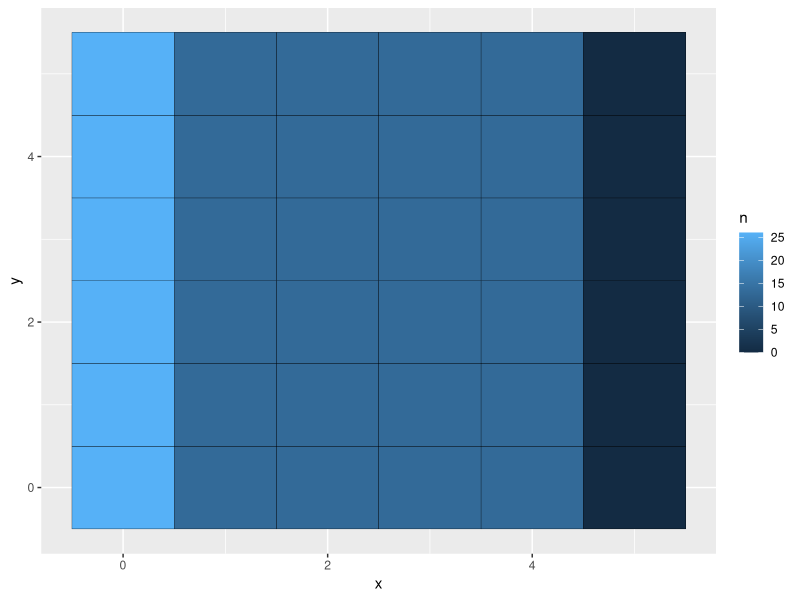
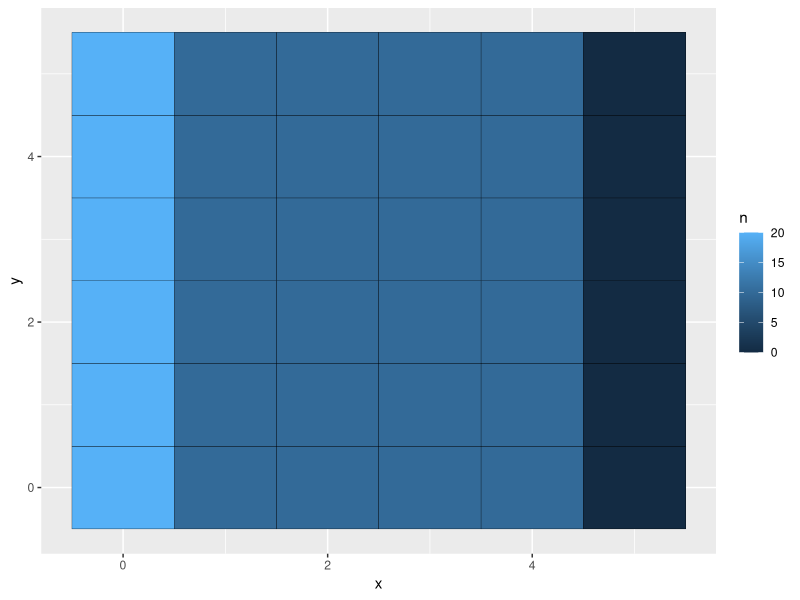

Generate these figures, in order, with R:
## ---- chunk 1
library(dplyr)
library(tidyverse)
## ---- chunk 2
grid_dimineions  <- seq(0,5)

expand.grid(x = grid_dimineions, y = grid_dimineions) -> grid

grid %>% unite(coordinates, c(x,y), sep = ',', remove = FALSE) %>% 
  mutate(d = 0.4, b = 0.8, e = 0.2, i = 0.1, n = 10 )-> grid

## ---- chunk 3
eqation_func <- function(n, b, d, i, e){
  return(n+b*n - d*n + i*n - e*n)
}

## ---- chunk 4
#emmigration_immigration <- function(data){}
nearest_left_x <- NULL
same_y <- NULL

for(i in 1:nrow(grid)){
  grid$emigrants[i] <- grid$n[i] #* grid$e[i]
  
  grid$n[i] = grid$n[i] - grid$emigrants[i]
  
    nearest_left_x <- grid$x[i] - 1
   nearest_left_y <- grid$y[i]
  
  left_x_found <- FALSE
 left_found <- FALSE
  for (j in 1:nrow(grid)) {
    if (grid$x[j] == nearest_left_x && grid$y[j] == nearest_left_y) {
      grid$n[j] <- grid$n[j] + grid$emigrants[i]
      left_found <- TRUE
      break
    }
  }
  if (!left_found) {
    grid$n[i] <- grid$n[i] + grid$emigrants[i]
  }
  
  grid$emigrants[i] <- 0  

}

## ---- chunk 5
simulator <- function(data){
  next_ns <- NULL
  for(i in 1:nrow(data)){
    next_ns[i] = eqation_func(data$n[i], data$b[i], data$d[i], data$i[i], data$e[i])
  }
  result <- data.frame(data |> mutate(n = next_ns))
  return(result)
}

## ---- chunk 6
simulator(data = grid) %>% ggplot(aes(x = x, y = y, fill = n)) +
  geom_tile(colour = "black")


grid %>% ggplot(aes(x = x, y = y, fill = n)) +
  geom_tile(colour = "black")
## ---- chunk 7
euclidean_distance <- function(x1, x2, y1, y2){
  return(sqrt(((x2 - x1)^2 + (y2 - y1)^2)))
}
euclidean_distance(0, 0, 1, 0)
